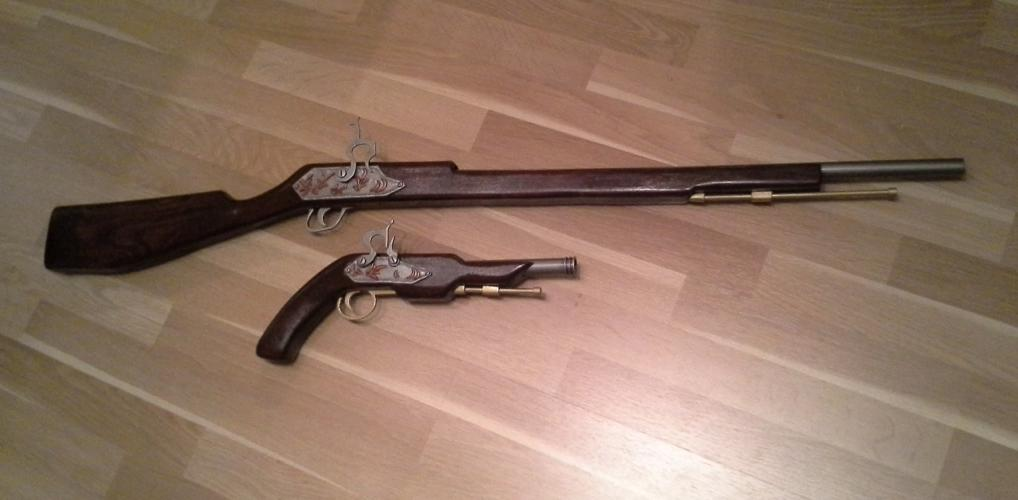
#> input picture d7232u4-3a6527c6-e26e-4407-b675-a3d6a3d51370.jpg, 1018 x 500 px
$ python build_weapon_sprites.py
#> lines starting #> are read from the running program, lines starting #| are printed output that depends on the picture; after the words box and inside, x2 and y2 are one past the last pixel; in counts of white or black regions, pixels touching at a corner belong together
#!/usr/bin/env python3
"""Extract the two Kurumi gun sprites from the reference photo."""
from pathlib import Path
import sys
import cv2
import numpy as np
from PIL import Image

ROOT = Path(__file__).resolve().parents[1]
SOURCE = Path(sys.argv[1]) if len(sys.argv) > 1 else ROOT / "d7232u4-3a6527c6-e26e-4407-b675-a3d6a3d51370.jpg"
OUT = Path(sys.argv[2]) if len(sys.argv) > 2 else ROOT / "Modding/KurumiWeapons/Textures/Items"

def polygon_mask(width, height, polygon, core_polygon):
    mask = np.zeros((height, width), dtype=np.uint8)
    pts = np.array(polygon, dtype=np.int32)
    cv2.fillPoly(mask, [pts], cv2.GC_PR_FGD)
    core = np.array(core_polygon, dtype=np.int32)
    cv2.fillPoly(mask, [core], cv2.GC_FGD)
    return mask

def extract(box, polygon, core_polygon, filename, target_width):
#> called with box = (28, 130, 990, 286), filename = 'kurumi_long_rifle.png', target_width = 320
    image = cv2.imread(str(SOURCE), cv2.IMREAD_COLOR)
#> image is the input picture: shape (500, 1018, 3); mean B, G, R 97.9, 115, 141.4
    if image is None:
        raise RuntimeError(f"Could not read source image: {SOURCE}")
    x0, y0, x1, y1 = box
    crop = image[y0:y1, x0:x1].copy()
    h, w = crop.shape[:2]
#> h = 156; w = 962
    mask = polygon_mask(w, h, polygon, core_polygon)
#> in polygon_mask, `cv2.fillPoly(mask, [pts], cv2.GC_PR_FGD)`:
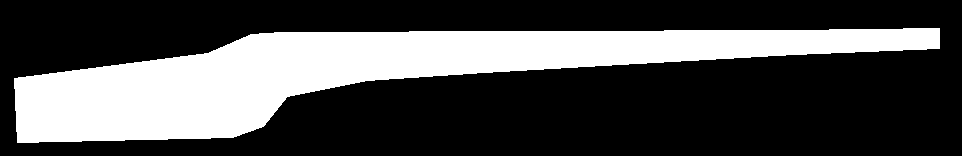
#> mask: shape (156, 962); values 0 (black) and 3 (white), 30.1% white; 1 white region, box (x1, y1, x2, y2) and area: (14, 28, 940, 143) 45225
#> in polygon_mask, `cv2.fillPoly(mask, [core], cv2.GC_FGD)`:
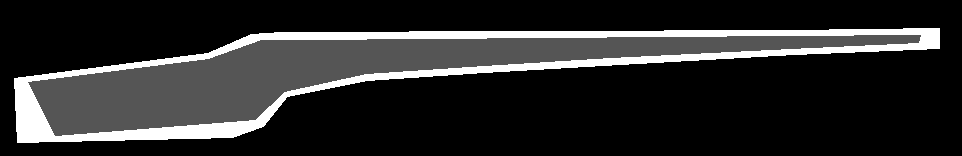
#> mask: shape (156, 962); 20% of pixels changed, all inside (x1, y1, x2, y2) = (28, 35, 921, 136); drawn with min black and max white
    bgd = np.zeros((1, 65), np.float64)
    fgd = np.zeros((1, 65), np.float64)
    cv2.grabCut(crop, mask, None, bgd, fgd, 7, cv2.GC_INIT_WITH_MASK)

    alpha = np.where(
        (mask == cv2.GC_FGD) | (mask == cv2.GC_PR_FGD), 255, 0
    ).astype(np.uint8)

    # Remove small detached background speckles while preserving separate metal details.
    count, labels, stats, _ = cv2.connectedComponentsWithStats((alpha > 0).astype(np.uint8), 8)
#> count = 2
    if count > 1:
        areas = stats[1:, cv2.CC_STAT_AREA]
#> areas = [37082]
        largest = int(areas.max())
#> largest = 37082
        keep = np.zeros_like(alpha)
        for label in range(1, count):
            if stats[label, cv2.CC_STAT_AREA] >= max(18, int(largest * 0.003)):
                keep[labels == label] = 255
#> keep: shape (156, 962); 24.7% white; 1 white region, box (x1, y1, x2, y2) and area: (17, 28, 937, 143) 37082
        alpha = keep

    alpha = cv2.morphologyEx(alpha, cv2.MORPH_CLOSE, np.ones((3, 3), np.uint8))
    alpha = cv2.GaussianBlur(alpha, (3, 3), 0)

    ys, xs = np.where(alpha > 12)
    if len(xs) < 100:
        raise RuntimeError(f"Foreground segmentation failed for {filename}")

    pad = 6
    bx0 = max(0, int(xs.min()) - pad)
#> bx0 = 10
    by0 = max(0, int(ys.min()) - pad)
#> by0 = 21
    bx1 = min(w, int(xs.max()) + pad + 1)
#> bx1 = 944
    by1 = min(h, int(ys.max()) + pad + 1)
#> by1 = 150
    rgb = cv2.cvtColor(crop, cv2.COLOR_BGR2RGBA)
    rgba = np.dstack((rgb[:, :, :3], alpha))[by0:by1, bx0:bx1]
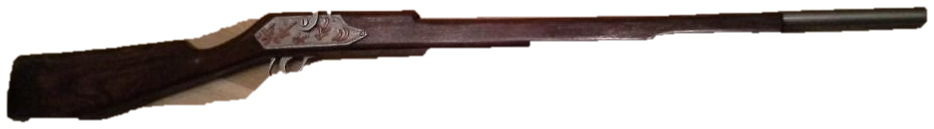
#> rgba: shape (129, 934, 4); mean R, G, B, A 111.3, 85.9, 73.3, 78.5; transparent parts drawn white
    sprite = Image.fromarray(rgba)

    # Preserve aspect ratio, fit to a 64 px item-cell height and use transparent padding.
    target_height = 64
    scale = min(target_width / sprite.width, target_height / sprite.height)
#> scale = 0.343
    new_size = (max(1, int(round(sprite.width * scale))), max(1, int(round(sprite.height * scale))))
#> new_size = (320, 44)
    sprite = sprite.resize(new_size, Image.Resampling.LANCZOS)
    canvas = Image.new("RGBA", (target_width, target_height), (0, 0, 0, 0))
#> canvas: PIL image 320x64 RGBA; every value is 0
    canvas.alpha_composite(sprite, ((target_width - new_size[0]) // 2, (target_height - new_size[1]) // 2))
    OUT.mkdir(parents=True, exist_ok=True)
    path = OUT / filename
    canvas.save(path, optimize=True)
    print(f"Created {path} ({canvas.width}x{canvas.height}, foreground pixels={int((np.array(canvas)[:,:,3]>12).sum())})")
#| Created Modding/KurumiWeapons/Textures/Items/kurumi_long_rifle.png (320x64, foreground pixels=4765)

# The hand-drawn foreground polygons seed GrabCut, with sure-foreground cores
# on the wood/metal body. Coordinates are relative to each crop.
extract(
    (28, 130, 990, 286),
    [(14,78),(207,53),(251,34),(281,32),(791,30),(939,28),(939,48),(794,54),(620,64),(484,72),(367,80),(287,96),(263,126),(232,137),(17,142)],
    [(28,82),(208,59),(261,40),(307,40),(786,36),(920,35),(918,42),(790,48),(610,57),(484,65),(366,73),(284,91),(255,119),(55,135)],
    "kurumi_long_rifle.png",
    320
)
extract(
    (230, 215, 610, 375),
    [(17,137),(25,111),(63,90),(84,64),(113,35),(135,23),(156,21),(200,35),(262,41),(348,43),(350,61),(281,64),(222,77),(193,103),(169,129),(146,147),(42,146)],
    [(27,128),(37,107),(77,87),(101,61),(125,34),(143,30),(158,29),(206,40),(266,46),(340,47),(336,54),(275,57),(215,71),(188,99),(163,127),(143,140),(45,138)],
    "kurumi_pistol.png",
    192
)
#> call 2 of extract, with box = (230, 215, 610, 375), filename = 'kurumi_pistol.png', target_width = 192
#> in extract (call 2), `crop = image[y0:y1, x0:x1].copy()`:
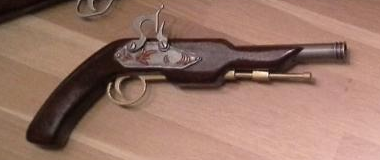
#> crop: shape (160, 380, 3); mean B, G, R 102.3, 115.9, 151.1
#> in polygon_mask (call 2), `cv2.fillPoly(mask, [pts], cv2.GC_PR_FGD)`: mask: shape (160, 380); values 0 (black) and 3 (white), 32.7% white; 1 white region, box (x1, y1, x2, y2) and area: (17, 21, 351, 148) 19901
#> after the loop in extract (call 2), `for label in range(1, count):`:
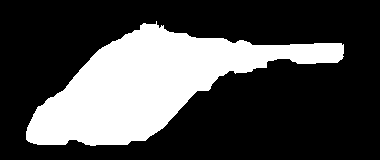
#> keep: shape (160, 380); 28.8% white; 1 white region, box (x1, y1, x2, y2) and area: (26, 21, 344, 146) 17515
#> in extract (call 2), `sprite = sprite.resize(new_size, Image.Resampling.LANCZOS)`:
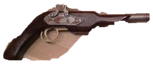
#> sprite: PIL image 153x64 RGBA; mean R, G, B, A 46.3, 34.9, 30.8, 96.8; transparent parts drawn white
#> in extract (call 2), `canvas = Image.new("RGBA", (target_width, target_height), (0, 0, 0, 0))`: canvas: PIL image 192x64 RGBA; every value is 0
#> in extract (call 2), `canvas.alpha_composite(sprite, ((target_width - new_size[0]) // 2, (ta..`:
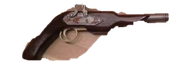
#> canvas: PIL image 192x64 RGBA; mean R, G, B, A 36.9, 27.8, 24.6, 77.2; transparent parts drawn white
#| Created Modding/KurumiWeapons/Textures/Items/kurumi_pistol.png (192x64, foreground pixels=3939)
